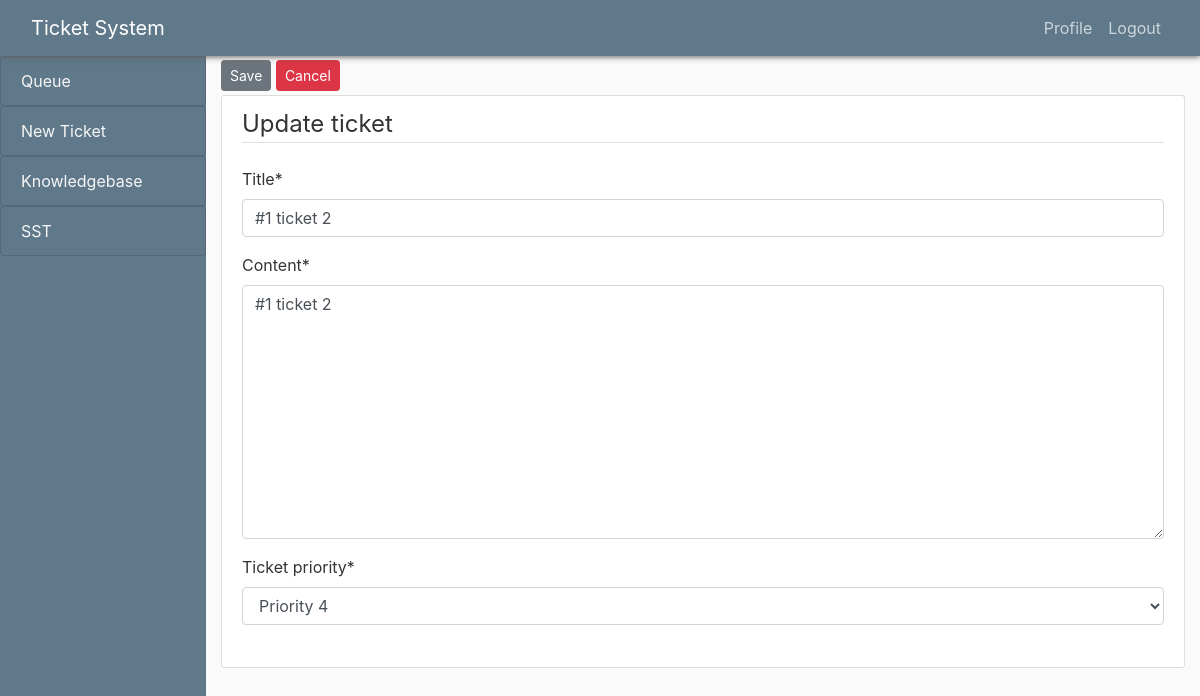
Page /post/30/update/ (signed in) on the earlier database version.
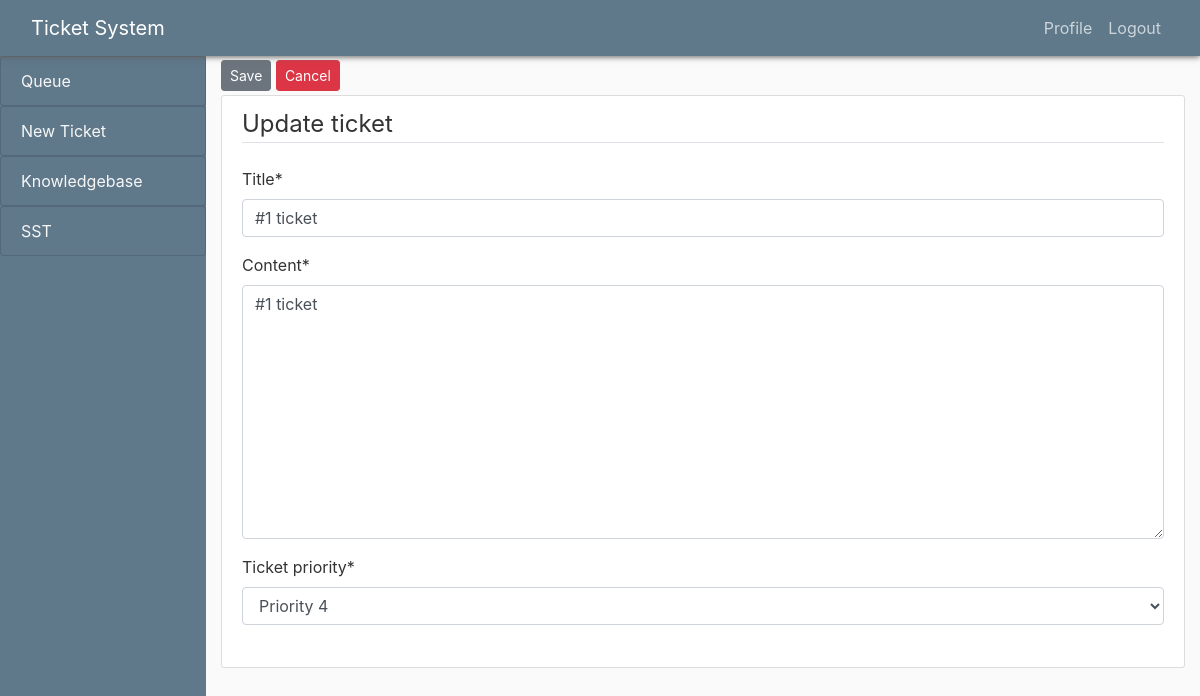
Same page on the later database version.
### blog/models.py (models this page shows, shortened)
class Post(models.Model):
    title = models.CharField(max_length=100)
    content = models.TextField()
    date_posted = models.DateTimeField(default=timezone.now)
    author = models.ForeignKey(User, on_delete=models.CASCADE) # FIX: Users tickets do not get deleted when
    TICKET_PRIORITY = [
        ('Priority 4', 'Priority 4'),
        ('Priority 3', 'Priority 3'),
        ('Priority 2', 'Priority 2'),
        ('Priority 1', 'Priority 1'),
    ]
    ticket_priority = models.CharField(max_length=10, choices=TICKET_PRIORITY, default='Priority 4')

### blog/views.py (the view, shortened to what this page needs)
# urls.py: path('post/<int:pk>/update/', PostUpdateView.as_view(), name='post-update'),
class PostUpdateView(LoginRequiredMixin, UserPassesTestMixin, UpdateView):
    model = Post
    fields = ['title', 'content', 'ticket_priority'] # Fields in the update ticket section
    template_name = 'blog/ticket_update.html'
    def test_func(self):
        post = self.get_object()
        if self.request.user == post.author: # checks if current user is the author
            return True
        return False # if user is not author they will not be able to edit post

### blog/templates/blog/ticket_update.html (shortened to what this page needs)
{% extends "blog/base.html" %}
{% load crispy_forms_tags %}
{% block content %}
  <div class="container">
    <nav class="nav">
        {% if object.author == user %}
            <div>
                <button class="btn btn-secondary btn-sm mt-1 mb-1" type="submit" form="update_form">Save</button>
                <a class="btn btn-danger btn-sm mt-1 mb-1" href="{% url 'post-delete' object.id %}">Cancel</a>
            </div>
        {% endif %}
    </nav>
    <div class="content-section">
      <form id="update_form" method="POST">
        <fieldset class="form-group">
          <legend class="border-bottom mb-4">Update ticket</legend>
          {{ form|crispy }}
        </fieldset>
      </form>
    </div>
  </div>
{% endblock content %}

Differences in the rows shown:
changed Post "Priority 4": title "#1 ticket 2" → "#1 ticket"; content "#1 ticket 2" → "#1 ticket"
